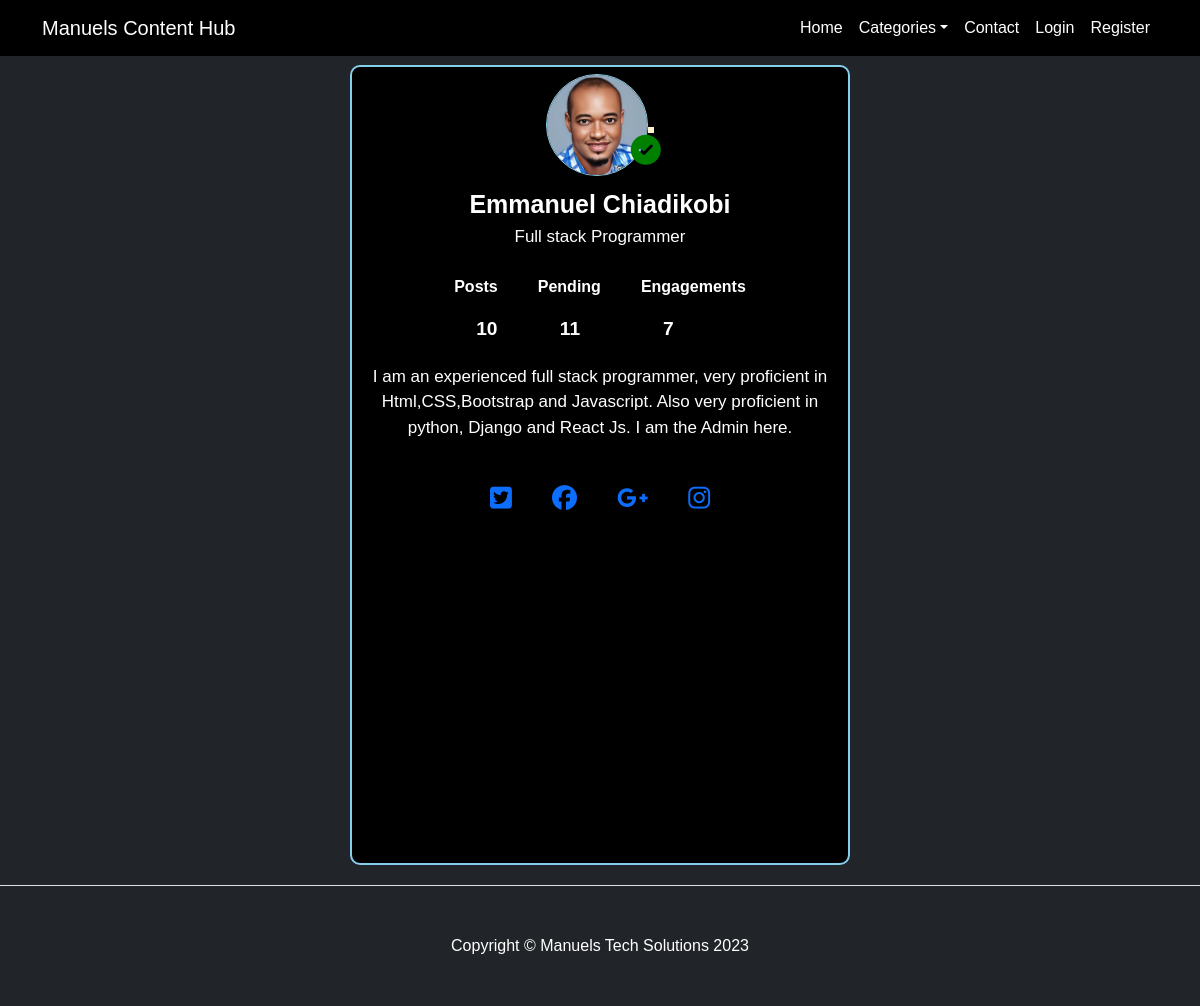
Screenshot of /users/authorpro/1/ with the database file from the repository.
### blogapp/models.py (models this page shows, shortened)
class Author(models.Model):
    profile = models.ImageField(upload_to='profile')
    display_name = models.CharField(max_length=100)
    user = models.ForeignKey(User, on_delete=models.CASCADE)
    full_name = models.CharField(max_length=255, blank=True, null=True)
    profession = models.CharField(max_length=255, blank=True, null=True)
    about_me = models.TextField(blank=True, null=True)
    twitter_handle = models.CharField(max_length=255, blank=True, null=True)
    facebook_handle = models.CharField(max_length=255, blank=True, null=True)
    google_plus_handle = models.CharField(max_length=255, blank=True, null=True)
    instagram_handle = models.CharField(max_length=255, blank=True, null=True)

### userapp/views.py (the view)
# urls.py: path("authorpro/<int:pk>/", AuthorProfile.as_view(), name='aprofile'),
class AuthorProfile(BaseProfileView):
    def get(self, request, pk):
        try:
            author = Author.objects.get(user=pk)
        except Author.DoesNotExist:
            return redirect('404')
        context = self.get_profile_info(author.user)
        return render(request, 'registration/subprofile.html', context=context)

### blogapp/context_category.py (called while the page is built)
def category_list(request):
    global_list = Category.objects.all()
    return{
        'global_lista' : global_list
    }

### templates/registration/subprofile.html (shortened to what this page needs)
<!DOCTYPE html>
{% extends 'header.html' %}
{% load static %}
    {% block content %}
    <body class="body bg-dark text-white">
        <div class="container profile-container">
            {% include "messages/message.html" %}
            <div class="container bg-black">
                <div class="conhead">
                    <div class="pimg">
                        <img src="{{profile_info.profile_image_url}}" width="100px" height="100px" alt="Profile Image">
                    </div>
                    <div class="mark">
                        <i class="fa-solid fa-circle-check" data-profile-complete="{{ profile_complete }}"></i>
                    </div>
                </div>
                <div class="name">
                    <span class="nam">{{ profile_info.full_name }}</span>
                    <p>{{ profile_info.profession }}</p>
                </div>
                <div class="params">
                    <div class="par">
                        <p>Posts</p>
                        <p1>{{ profile_info.userpost.count }}</p1>
                    </div>
                    <div class="par">
                        <p>Pending</p>
                        <p1>{{profile_info.userpending.count }}</p1>
                    </div>
                    <div class="par">
                        <p>Engagements</p>
                        <p1>{{profile_info.engagement_counts.user_engaging }}</p1>
                    </div>
                </div>
                <section>
                    <p class="abt">{{ profile_info.about_me }}</p>
                </section>
                <div class="social">
                    <a href="#" target="_blank"><i class="fa-brands fa-square-twitter"></i></a>
                    <a href="#" target="_blank"><i class="fa-brands fa-facebook"></i></a>
                    <a href="#" target="_blank"><i class="fa-brands fa-google-plus-g"></i></a>
                    <a href="#" target="_blank"><i class="fa-brands fa-instagram"></i></a>
                </div>
            </div>
        </div>
        {% include "footer.html" %}
    </body>
    {% endblock content %}

### templates/registration/subprofile.html (style rules this page uses)
* { font-family: 'poppings', sans-serif; margin: 0; padding: 0; box-sizing: border-box; }
.profile-container { margin-bottom: 20px; }
.profile-container .container { width: 500px; margin: 0 auto; border: 2px solid skyblue; border-radius: 10px; height: 100vh; margin-top: 9px; padding: 5px; }
.profile-container .conhead { margin-top: 2px; width: 100%; display: flex; align-items: center; justify-content: center; position: relative; }
.profile-container .pimg img { border: 1px solid skyblue; border-radius: 50%; width: 102px; height: 102px; margin-bottom: 10px; }
.profile-container .mark i { font-weight: bold; color: darkgreen; font-size: 30px; position: absolute; right: 37.5%; top: 65%; transform: translateY(-40%); }
.profile-container .name { text-align: center; margin-bottom: 15px; }
.profile-container .nam { font-size: 25px; font-weight: bold; }
.profile-container .name p { font-size: 17px; }
.profile-container .params { display: flex; align-items: center; justify-content: center; }
.profile-container .par { margin: 10px 20px; display: block; }
.profile-container .par p { font-weight: 600; }
.profile-container .par p1 { margin-left: 12px; font-weight: bolder; font-size: larger; padding-left: 10px; }
.profile-container section { margin: 10px 0 20px 0; text-align: center; }
.profile-container section p { font-size: 17px; }
.profile-container .social { display: flex; align-items: center; justify-content: center; font-size: 25px; margin-top: 40px; }
.profile-container .social i { margin: 1px 20px; }
.profile-container .conhead .mark .fa-circle-check[data-profile-complete="True"] { color: green; }

### rows the page displays
Author: full_name "Emmanuel Chiadikobi", profession "Full stack Programmer", about_me "I am an experienced full stack programmer, very proficient in Html,CSS,Bootstrap and Javascript. Also very proficient in python, Django and React Js. I am the Admin here."

### other values shown
{{ profile_info.userpost.count }} "10"
{{ profile_info.userpending.count }} "11"
{{ profile_info.engagement_counts.user_engaging }} "7"
